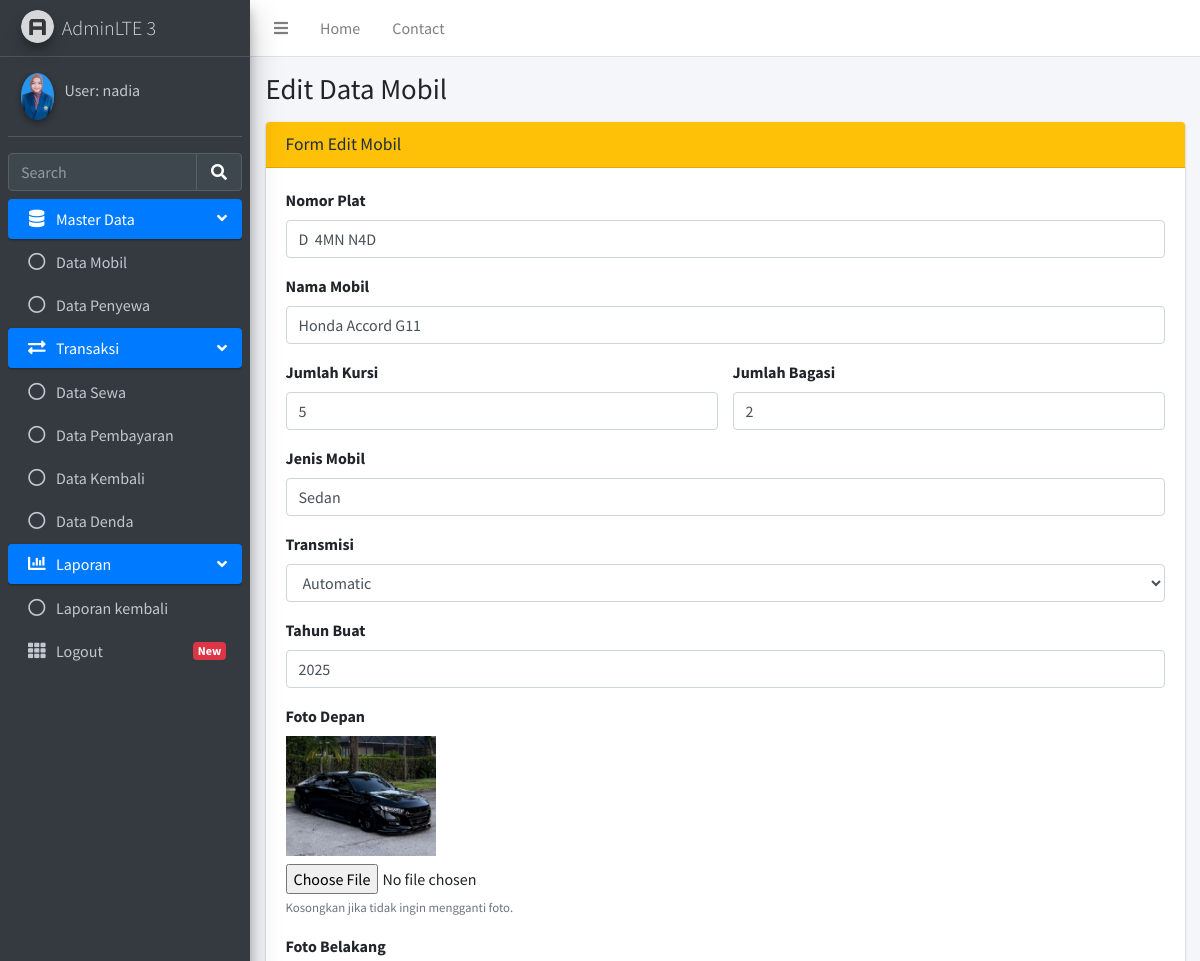
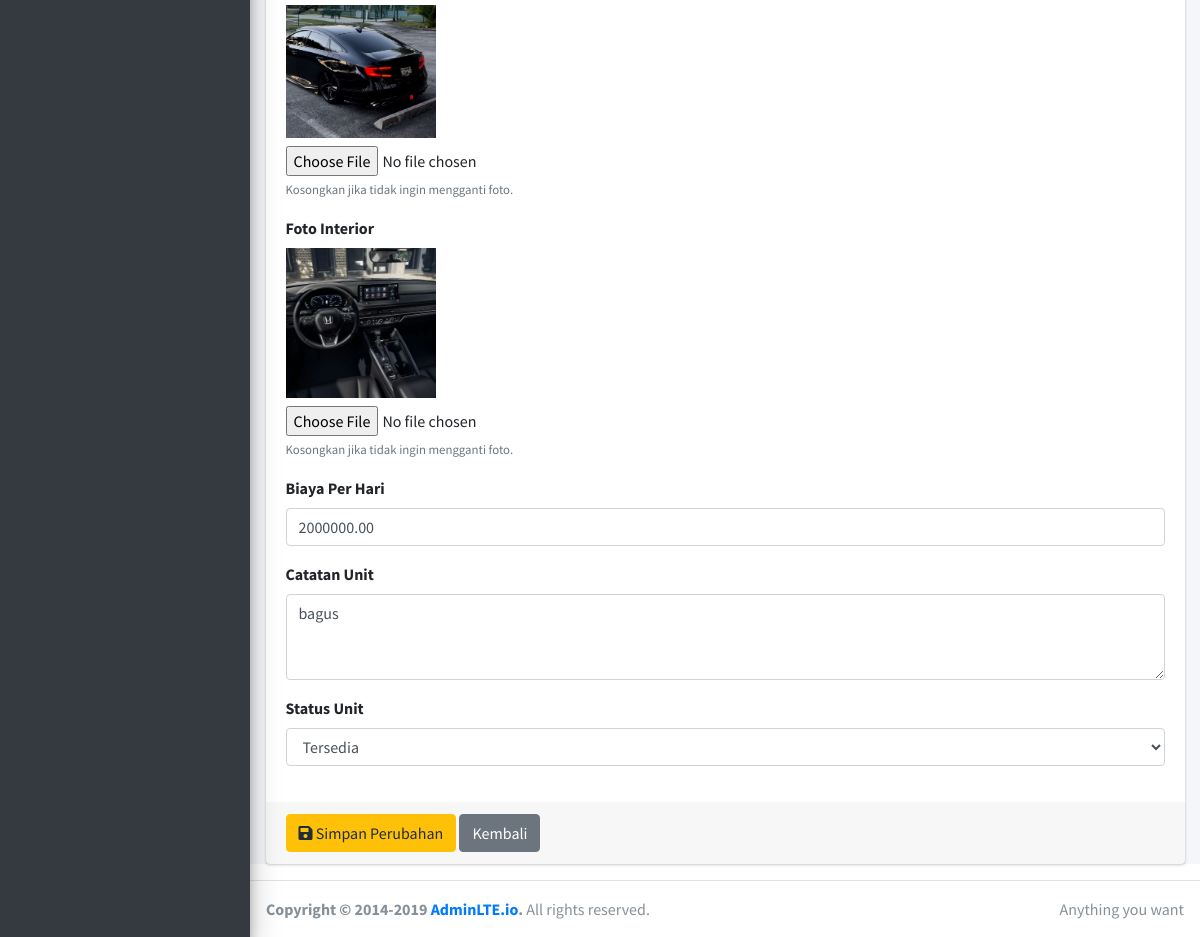
/?url=Mobil_C/edit_mobil&no_plat=D++4MN+N4D (signed in), run on the app's committed database (2 pictures, top to bottom).
### tables this page shows
CREATE TABLE `mobil` (
  `no_plat` varchar(10) NOT NULL,
  `nm_mobil` varchar(100) NOT NULL,
  `nkursi` int NOT NULL,
  `nbagasi` int NOT NULL,
  `jns_mobil` varchar(50) NOT NULL,
  `transmisi` varchar(30) NOT NULL,
  `thn_buat` year NOT NULL,
  `ft_depan` varchar(255) DEFAULT NULL,
  `ft_blkg` varchar(255) DEFAULT NULL,
  `ft_interior` varchar(255) DEFAULT NULL,
  `hrg_hari` decimal(12,2) NOT NULL,
  `cttn_unit` text,
  `status_unit` varchar(30) NOT NULL
);

### core/Controller.php (called while the page is built, shortened)
<?php
class Controller
{
    public function __construct()
    {
        $this->load = new class {
            public function view($viewName, $data = [])
            {
                if (!empty($data)) {
                    extract($data);
                }
                include './view/' . $viewName . '.php';
            }
            public function model($modelName)
            {
                require_once './model/' . $modelName . '.php';
                $modelName = basename($modelName);
                return new $modelName();
            }
            public function post($key = null)
            {
                if ($key === null) {
                    return $_POST;
                }
                return $_POST[$key] ?? null;
            }
            public function get($key = null)
            {
                if ($key === null) {
                    return $_GET;
                }
                return $_GET[$key] ?? null;
            }
        };
    }
}

### controller/c_master/Mobil_C.php (called while the page is built, shortened)
<?php
class Mobil_C extends Controller
{
    public function edit_mobil()
    {
        $no_plat = $this->load->get('no_plat');
        $model = $this->load->model('m_master/Mobil_M');
        $data['mobil'] = $model->ambilmobil($no_plat);
        $email = $this->session->userdata('emailuser');
        $info['nm_user'] = $email
            ? explode('@', $email)[0]
            : 'Admin';
        $this->load->view('layout/header');
        $this->load->view('layout/sidebar', $info);
        $this->load->view('v_master/edit_mobilview', $data);
        $this->load->view('layout/footer');
    }
}

### config/config.php (called while the page is built)
<?php
$config['base_url'] = 'http://localhost/dpwl-Nadia071/';

### helper/url_helper.php (called while the page is built, shortened)
<?php
function base_url($path = '')
{
    global $config;
    return rtrim($config['base_url'], '/') . '/' . ltrim($path, '/');
}

### core/Model.php (called while the page is built, shortened)
<?php
class Model
{
    public function __construct()
    {
        require_once __DIR__ . '/../config/database.php';
        $this->db = new mysqli(
            $dbhost,
            $dbuser,
            $dbpass,
            $dbname,
            $dbport
        );
    }
}

### config/database.php (called while the page is built)
<?php
$dbhost = 'localhost';
$dbuser = 'root';
$dbpass = '';
$dbname = 'db_rental_mobil';
$dbport = 3306;

### model/m_master/Mobil_M.php (called while the page is built, shortened)
<?php
class Mobil_M extends Model
{
    public function ambilmobil($no_plat)
    {
        $sql = $this->db->prepare(
            "SELECT * FROM mobil WHERE no_plat = ?"
        );
        $sql->bind_param("s", $no_plat);
        $sql->execute();
        return $sql->get_result()->fetch_assoc();
    }
}

### config/autoload.php (called while the page is built, shortened)
<?php
spl_autoload_register(function ($namacontroller) {
    $paths = ['controller/', 'model/', 'config/', 'core/', 'controller/c_master'];
    foreach ($paths as $path) {
        $file = $path . $namacontroller . '.php';
        if (file_exists($file)) {
            return;
        }
    }
});

### view/v_master/edit_mobilview.php (the view, shortened to what this page needs)
<?php
$m = $mobil;
?>
<div class="content-wrapper">
    <section class="content-header">
        <div class="container-fluid">
            <h1>Edit Data Mobil</h1>
        </div>
    </section>
    <section class="content">
        <div class="container-fluid">
            <div class="card card-warning">
                <div class="card-header">
                    <h3 class="card-title">Form Edit Mobil</h3>
                </div>
                <form
                    action="<?= base_url('?url=Mobil_C/update_mobil') ?>"
                    method="post"
                    enctype="multipart/form-data">
                    <div class="card-body">
                        <div class="form-group">
                            <label>Nomor Plat</label>
                            <input
                                type="text"
                                name="no_plat"
                                class="form-control"
                                value="<?= htmlspecialchars($m['no_plat']) ?>"
                                required>
                        </div>
                        <div class="form-group">
                            <label>Nama Mobil</label>
                            <input
                                type="text"
                                name="nm_mobil"
                                class="form-control"
                                value="<?= htmlspecialchars($m['nm_mobil']) ?>"
                                required>
                        </div>
                        <div class="row">
                            <div class="col-md-6">
                                <div class="form-group">
                                    <label>Jumlah Kursi</label>
                                    <input
                                        type="number"
                                        name="nkursi"
                                        class="form-control"
                                        min="1"
                                        value="<?= htmlspecialchars($m['nkursi']) ?>"
                                        required>
                                </div>
                            </div>
                            <div class="col-md-6">
                                <div class="form-group">
                                    <label>Jumlah Bagasi</label>
                                    <input
                                        type="number"
                                        name="nbagasi"
                                        class="form-control"
                                        min="0"
                                        value="<?= htmlspecialchars($m['nbagasi']) ?>"
                                        required>
                                </div>
                            </div>
                        </div>
                        <div class="form-group">
                            <label>Jenis Mobil</label>
                            <input
                                type="text"
                                name="jns_mobil"
                                class="form-control"
                                value="<?= htmlspecialchars($m['jns_mobil']) ?>"
                                required>
                        </div>
                        <div class="form-group">
                            <label>Transmisi</label>
                            <select
                                name="transmisi"
                                class="form-control"
                                required>
                                <option value="Automatic"
                                    <?= $m['transmisi'] === 'Automatic' ? 'selected' : '' ?>>
                                    Automatic
                                </option>
                            </select>
                        </div>
                        <div class="form-group">
                            <label>Tahun Buat</label>
                            <input
                                type="number"
                                name="thn_buat"
                                class="form-control"
                                min="1900"
                                max="2100"
                                value="<?= htmlspecialchars($m['thn_buat']) ?>"
                                required>
                        </div>
                        <div class="form-group">
                            <label>Foto Depan</label>
                            <?php if (!empty($m['ft_depan'])) : ?>
                                <div class="mb-2">
                                    <img
                                        src="<?= base_url('img/' . rawurlencode(basename($m['ft_depan']))) ?>"
                                        alt="Foto depan mobil"
                                        style="width:150px; height:auto;">
                                </div>
                            <?php endif; ?>
                            <input
                                type="file"
                                name="ft_depan"
                                class="form-control-file"
                                accept=".jpg,.jpeg,.png">
                            <small class="text-muted">
                                Kosongkan jika tidak ingin mengganti foto.
                            </small>
                        </div>
                        <div class="form-group">
                            <label>Foto Belakang</label>
                            <?php if (!empty($m['ft_blkg'])) : ?>
                                <div class="mb-2">
                                    <img
                                        src="<?= base_url('img/' . rawurlencode(basename($m['ft_blkg']))) ?>"
                                        alt="Foto belakang mobil"
                                        style="width:150px; height:auto;">
                                </div>
                            <?php endif; ?>
                            <input
                                type="file"
                                name="ft_blkg"
                                class="form-control-file"
                                accept=".jpg,.jpeg,.png">
                            <small class="text-muted">
                                Kosongkan jika tidak ingin mengganti foto.
                            </small>
                        </div>
                        <div class="form-group">
                            <label>Foto Interior</label>
                            <?php if (!empty($m['ft_interior'])) : ?>
                                <div class="mb-2">
                                    <img
                                        src="<?= base_url('img/' . rawurlencode(basename($m['ft_interior']))) ?>"
                                        alt="Foto interior mobil"
                                        style="width:150px; height:auto;">
                                </div>
                            <?php endif; ?>
                            <input
                                type="file"
                                name="ft_interior"
                                class="form-control-file"
                                accept=".jpg,.jpeg,.png">
                            <small class="text-muted">
                                Kosongkan jika tidak ingin mengganti foto.
                            </small>
                        </div>
                        <div class="form-group">
                            <label>Biaya Per Hari</label>
                            <input
                                type="number"
                                name="hrg_hari"
                                class="form-control"
                                min="0"
                                step="0.01"
                                value="<?= htmlspecialchars($m['hrg_hari']) ?>"
                                required>
                        </div>
                        <div class="form-group">
                            <label>Catatan Unit</label>
                            <textarea
                                name="cttn_unit"
                                class="form-control"
                                rows="3"><?= htmlspecialchars($m['cttn_unit']) ?></textarea>
                        </div>
                        <div class="form-group">
                            <label>Status Unit</label>
                            <select
                                name="status_unit"
                                class="form-control"
                                required>
                                <option value="Tersedia"
                                    <?= $m['status_unit'] === 'Tersedia' ? 'selected' : '' ?>>
                                    Tersedia
                                </option>
                            </select>
                        </div>
                    </div>
                    <div class="card-footer">
                        <button
                            type="submit"
                            class="btn btn-warning">
                            <i class="fas fa-save"></i>
                            Simpan Perubahan
                        </button>
                        <a
                            href="<?= base_url('?url=Mobil_C/index') ?>"
                            class="btn btn-secondary">
                            Kembali
                        </a>
                    </div>
                </form>
            </div>
        </div>
    </section>
</div>

### data on the page
mobil: no_plat "D 4MN N4D", nm_mobil "Honda Accord G11", nkursi "5", nbagasi "2", jns_mobil "Sedan", transmisi "Automatic", thn_buat "2025", ft_depan (picture), ft_blkg (picture), ft_interior (picture), hrg_hari "2000000.00", cttn_unit "bagus", status_unit "Tersedia"

### other printed values
$nm_user "nadia"
